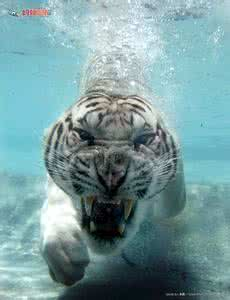
#> input picture mirror_image/123.bmp, 230 x 300 px, found by its file name; its folder holds 3 pictures in this run
$ python mirror_image_Windows.py   (Python 2 division)
#> lines starting #> are read from the running program, lines starting #| are printed output that depends on the picture
#! C:\Python27
import numpy as np
import cv2
import os
import sys
from time import sleep
import sys
reload(sys)
sys.setdefaultencoding("utf-8")

def mirror(img):
	size=img.shape
	img_lr=np.zeros((size[0],size[1],size[2]),dtype=np.uint8)
	for i in range(size[0]):
		for j in range(size[1]):
			img_lr[i,j]=img[i,size[1]-1-j]

	return img_lr

def get_pic():
	current_path=os.getcwd()
	current_path=current_path+'\\'
	pathdir=os.listdir(current_path)
	num_cal=0
	for alldir in pathdir:
		child=os.path.join('%s%s'%(current_path,alldir))
		#child=child.decode('gbk')
		i=1
		while((child[-1*i]!='.')and(i<len(child))):
			i=i+1
		num=i
		ch_index=[]

		for i in range(num):
			ch_index.append(child[i-num])

		number = len(child)-num
		name=[]
		for i in range(number):
			name.append(child[i])
		name="".join(name)
		ch_index="".join(ch_index)
		name=name+"_mirrored"+ch_index
		cpath_len=len(current_path)
		ch_len=len(child)
		na_len=len(name)
		len1=ch_len-cpath_len
		len2=na_len-cpath_len
		a=[]
		for i in range(len1):
			a.append(child[cpath_len+i])
		b=[]
		for i in range(len2):
			b.append(name[cpath_len+i])
		a="".join(a)
		b="".join(b)


#judge the type of the child
		if (ch_index=='.jpg')or(ch_index=='.bmp')or(ch_index=='.jpeg')or(ch_index=='.png'):
			num_cal=num_cal+1
			img=cv2.imread(child)
#> img is the input picture: shape (300, 230, 3); mean B, G, R 158.3, 155.6, 120
			print "%d"%num_cal
			print " . the "+a+" have been changed to "+ b+"!\n "
			size1=img.shape
#> size1 = (300, 230, 3)
			img1=np.zeros((size1),dtype=np.uint8)
			img1=mirror(img)
#> after the loop in mirror, `for i in range(size[0]):`:
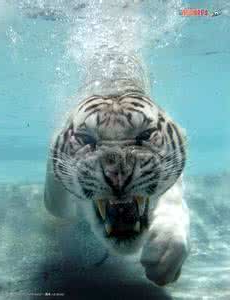
#> img_lr: shape (300, 230, 3); mean B, G, R 158.3, 155.6, 120

			#	print name
			cv2.imwrite(name, img1)
#> pass 2 of the loop in get_pic, `for alldir in pathdir:`:
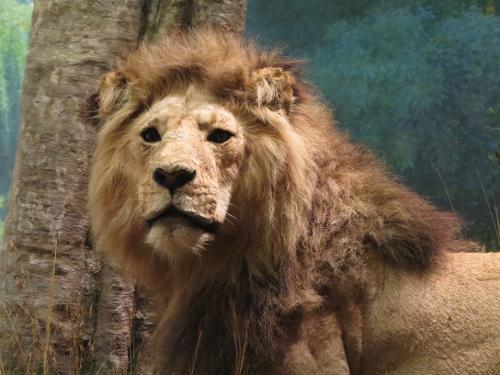
#> input picture mirror_image/234.jpeg, 500 x 375 px, found by its file name
#> in get_pic, img is the input picture: shape (375, 500, 3); mean B, G, R 73.7, 92.7, 106.6
#> after the loop in mirror (call 2), `for i in range(size[0]):`:
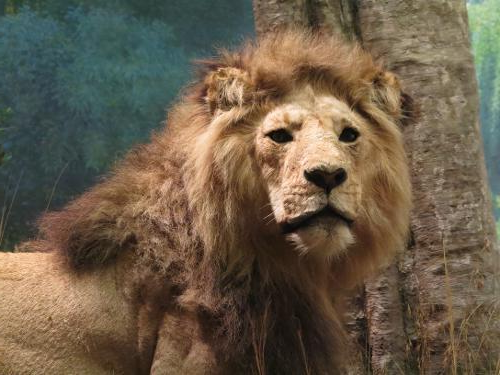
#> img_lr: shape (375, 500, 3); mean B, G, R 73.7, 92.7, 106.6

# [6 lines of commented-out code are left out]


def main():
        print "the picture in this folder will be mirrored right now"
	get_pic()
        sleep(3)
        sys.exit()
#> (the program exits here)
